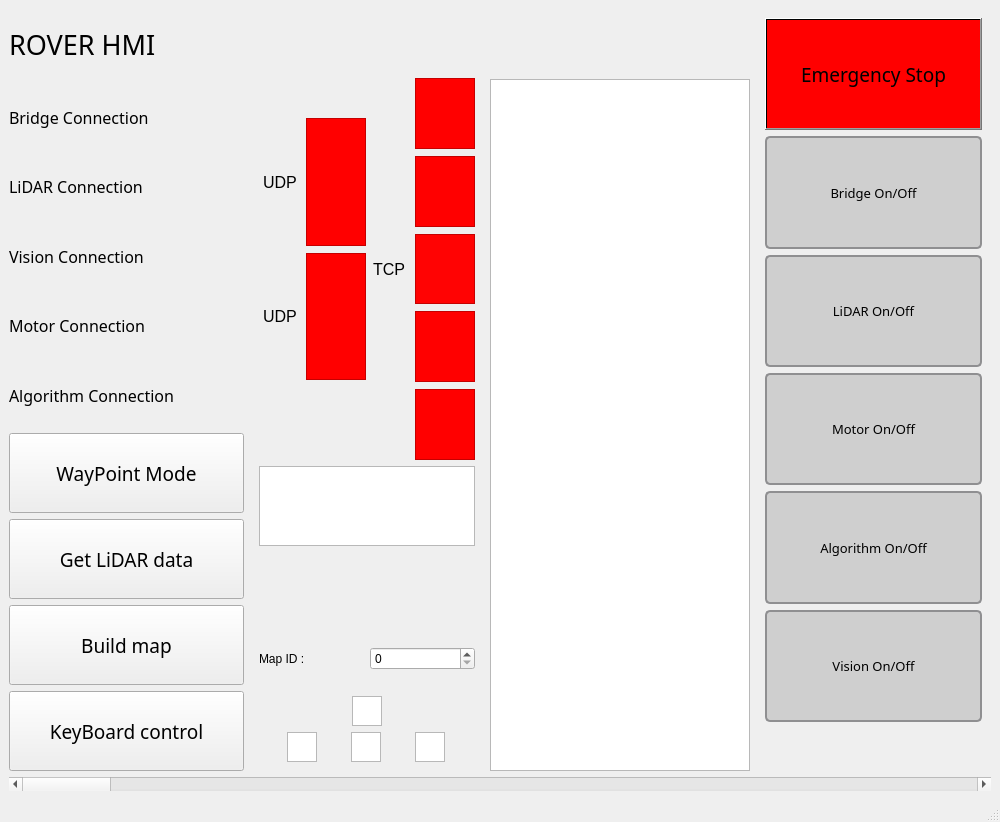
<?xml version="1.0" encoding="UTF-8"?>
<ui version="4.0">
 <class>MainWindow</class>
 <widget class="QMainWindow" name="MainWindow">
  <property name="geometry">
   <rect>
    <x>0</x>
    <y>0</y>
    <width>1000</width>
    <height>800</height>
   </rect>
  </property>
  <property name="maximumSize">
   <size>
    <width>1000</width>
    <height>800</height>
   </size>
  </property>
  <property name="windowTitle">
   <string>MainWindow</string>
  </property>
  <widget class="QWidget" name="centralwidget">
   <property name="sizePolicy">
    <sizepolicy hsizetype="Minimum" vsizetype="Minimum">
     <horstretch>0</horstretch>
     <verstretch>0</verstretch>
    </sizepolicy>
   </property>
   <property name="maximumSize">
    <size>
     <width>1000</width>
     <height>800</height>
    </size>
   </property>
   <layout class="QHBoxLayout" name="horizontalLayout_7">
    <item>
     <layout class="QVBoxLayout" name="verticalLayout_13">
      <item>
       <layout class="QHBoxLayout" name="horizontalLayout_9">
        <item>
         <layout class="QVBoxLayout" name="verticalLayout_6">
          <item>
           <widget class="QLabel" name="Title">
            <property name="sizePolicy">
             <sizepolicy hsizetype="Preferred" vsizetype="Fixed">
              <horstretch>0</horstretch>
              <verstretch>0</verstretch>
             </sizepolicy>
            </property>
            <property name="minimumSize">
             <size>
              <width>0</width>
              <height>70</height>
             </size>
            </property>
            <property name="font">
             <font>
              <family>3ds</family>
              <pointsize>20</pointsize>
             </font>
            </property>
            <property name="text">
             <string>ROVER HMI</string>
            </property>
            <property name="textFormat">
             <enum>Qt::PlainText</enum>
            </property>
            <property name="scaledContents">
             <bool>false</bool>
            </property>
           </widget>
          </item>
          <item>
           <layout class="QHBoxLayout" name="horizontalLayout_5">
            <item>
             <layout class="QGridLayout" name="gridLayout">
              <item row="0" column="0">
               <layout class="QHBoxLayout" name="horizontalLayout_3">
                <item>
                 <layout class="QHBoxLayout" name="horizontalLayout_2">
                  <item>
                   <layout class="QVBoxLayout" name="verticalLayout">
                    <item>
                     <widget class="QLabel" name="label_2">
                      <property name="sizePolicy">
                       <sizepolicy hsizetype="Preferred" vsizetype="Minimum">
                        <horstretch>0</horstretch>
                        <verstretch>0</verstretch>
                       </sizepolicy>
                      </property>
                      <property name="minimumSize">
                       <size>
                        <width>0</width>
                        <height>30</height>
                       </size>
                      </property>
                      <property name="font">
                       <font>
                        <family>3ds</family>
                        <pointsize>12</pointsize>
                       </font>
                      </property>
                      <property name="text">
                       <string>Bridge Connection</string>
                      </property>
                     </widget>
                    </item>
                    <item>
                     <widget class="QLabel" name="label_3">
                      <property name="sizePolicy">
                       <sizepolicy hsizetype="Preferred" vsizetype="Minimum">
                        <horstretch>0</horstretch>
                        <verstretch>0</verstretch>
                       </sizepolicy>
                      </property>
                      <property name="minimumSize">
                       <size>
                        <width>0</width>
                        <height>30</height>
                       </size>
                      </property>
                      <property name="font">
                       <font>
                        <family>3ds</family>
                        <pointsize>12</pointsize>
                       </font>
                      </property>
                      <property name="text">
                       <string>LiDAR Connection</string>
                      </property>
                     </widget>
                    </item>
                    <item>
                     <widget class="QLabel" name="label_4">
                      <property name="sizePolicy">
                       <sizepolicy hsizetype="Preferred" vsizetype="Minimum">
                        <horstretch>0</horstretch>
                        <verstretch>0</verstretch>
                       </sizepolicy>
                      </property>
                      <property name="minimumSize">
                       <size>
                        <width>0</width>
                        <height>30</height>
                       </size>
                      </property>
                      <property name="font">
                       <font>
                        <family>3ds</family>
                        <pointsize>12</pointsize>
                       </font>
                      </property>
                      <property name="text">
                       <string>Vision Connection</string>
                      </property>
                     </widget>
                    </item>
                    <item>
                     <widget class="QLabel" name="label_5">
                      <property name="sizePolicy">
                       <sizepolicy hsizetype="Preferred" vsizetype="Minimum">
                        <horstretch>0</horstretch>
                        <verstretch>0</verstretch>
                       </sizepolicy>
                      </property>
                      <property name="minimumSize">
                       <size>
                        <width>0</width>
                        <height>30</height>
                       </size>
                      </property>
                      <property name="font">
                       <font>
                        <family>3ds</family>
                        <pointsize>12</pointsize>
                       </font>
                      </property>
                      <property name="text">
                       <string>Motor Connection</string>
                      </property>
                     </widget>
                    </item>
                    <item>
                     <widget class="QLabel" name="label_6">
                      <property name="sizePolicy">
                       <sizepolicy hsizetype="Preferred" vsizetype="Minimum">
                        <horstretch>0</horstretch>
                        <verstretch>0</verstretch>
                       </sizepolicy>
                      </property>
                      <property name="minimumSize">
                       <size>
                        <width>0</width>
                        <height>30</height>
                       </size>
                      </property>
                      <property name="font">
                       <font>
                        <family>3ds</family>
                        <pointsize>12</pointsize>
                       </font>
                      </property>
                      <property name="text">
                       <string>Algorithm Connection</string>
                      </property>
                     </widget>
                    </item>
                   </layout>
                  </item>
                 </layout>
                </item>
               </layout>
              </item>
             </layout>
            </item>
           </layout>
          </item>
          <item>
           <widget class="QPushButton" name="WayPointModeBtn">
            <property name="sizePolicy">
             <sizepolicy hsizetype="Preferred" vsizetype="Maximum">
              <horstretch>0</horstretch>
              <verstretch>0</verstretch>
             </sizepolicy>
            </property>
            <property name="minimumSize">
             <size>
              <width>0</width>
              <height>80</height>
             </size>
            </property>
            <property name="font">
             <font>
              <family>3ds</family>
              <pointsize>14</pointsize>
             </font>
            </property>
            <property name="text">
             <string>WayPoint Mode</string>
            </property>
           </widget>
          </item>
          <item>
           <widget class="QPushButton" name="GetLidarDataBtn">
            <property name="sizePolicy">
             <sizepolicy hsizetype="Minimum" vsizetype="Fixed">
              <horstretch>0</horstretch>
              <verstretch>0</verstretch>
             </sizepolicy>
            </property>
            <property name="minimumSize">
             <size>
              <width>0</width>
              <height>80</height>
             </size>
            </property>
            <property name="font">
             <font>
              <family>3ds</family>
              <pointsize>14</pointsize>
             </font>
            </property>
            <property name="text">
             <string>Get LiDAR data</string>
            </property>
           </widget>
          </item>
          <item>
           <widget class="QPushButton" name="BuildMapBtn">
            <property name="sizePolicy">
             <sizepolicy hsizetype="Minimum" vsizetype="Fixed">
              <horstretch>0</horstretch>
              <verstretch>0</verstretch>
             </sizepolicy>
            </property>
            <property name="minimumSize">
             <size>
              <width>0</width>
              <height>80</height>
             </size>
            </property>
            <property name="font">
             <font>
              <family>3ds</family>
              <pointsize>14</pointsize>
             </font>
            </property>
            <property name="text">
             <string>Build map</string>
            </property>
           </widget>
          </item>
          <item>
           <widget class="QPushButton" name="KeyboardControlBtn">
            <property name="sizePolicy">
             <sizepolicy hsizetype="Minimum" vsizetype="Fixed">
              <horstretch>0</horstretch>
              <verstretch>0</verstretch>
             </sizepolicy>
            </property>
            <property name="minimumSize">
             <size>
              <width>0</width>
              <height>80</height>
             </size>
            </property>
            <property name="font">
             <font>
              <family>3ds</family>
              <pointsize>14</pointsize>
             </font>
            </property>
            <property name="text">
             <string>KeyBoard control</string>
            </property>
           </widget>
          </item>
         </layout>
        </item>
        <item>
         <widget class="QWidget" name="verticalWidget_4" native="true">
          <property name="sizePolicy">
           <sizepolicy hsizetype="Ignored" vsizetype="Preferred">
            <horstretch>0</horstretch>
            <verstretch>0</verstretch>
           </sizepolicy>
          </property>
          <property name="minimumSize">
           <size>
            <width>100</width>
            <height>0</height>
           </size>
          </property>
          <layout class="QVBoxLayout" name="verticalLayout_9">
           <item>
            <spacer name="verticalSpacer">
             <property name="orientation">
              <enum>Qt::Vertical</enum>
             </property>
             <property name="sizeType">
              <enum>QSizePolicy::Fixed</enum>
             </property>
             <property name="sizeHint" stdset="0">
              <size>
               <width>20</width>
               <height>60</height>
              </size>
             </property>
            </spacer>
           </item>
           <item>
            <layout class="QVBoxLayout" name="verticalLayout_3">
             <property name="spacing">
              <number>7</number>
             </property>
             <property name="leftMargin">
              <number>4</number>
             </property>
             <item>
              <layout class="QHBoxLayout" name="horizontalLayout_12">
               <item>
                <layout class="QVBoxLayout" name="verticalLayout_2">
                 <item>
                  <spacer name="verticalSpacer_3">
                   <property name="orientation">
                    <enum>Qt::Vertical</enum>
                   </property>
                   <property name="sizeType">
                    <enum>QSizePolicy::Ignored</enum>
                   </property>
                   <property name="sizeHint" stdset="0">
                    <size>
                     <width>20</width>
                     <height>40</height>
                    </size>
                   </property>
                  </spacer>
                 </item>
                 <item>
                  <widget class="QLabel" name="label_9">
                   <property name="font">
                    <font>
                     <family>Arial</family>
                     <pointsize>12</pointsize>
                    </font>
                   </property>
                   <property name="text">
                    <string>UDP</string>
                   </property>
                  </widget>
                 </item>
                 <item>
                  <widget class="QLabel" name="label_7">
                   <property name="font">
                    <font>
                     <family>Arial</family>
                     <pointsize>12</pointsize>
                    </font>
                   </property>
                   <property name="text">
                    <string>UDP</string>
                   </property>
                  </widget>
                 </item>
                 <item>
                  <spacer name="verticalSpacer_5">
                   <property name="orientation">
                    <enum>Qt::Vertical</enum>
                   </property>
                   <property name="sizeType">
                    <enum>QSizePolicy::Ignored</enum>
                   </property>
                   <property name="sizeHint" stdset="0">
                    <size>
                     <width>20</width>
                     <height>40</height>
                    </size>
                   </property>
                  </spacer>
                 </item>
                 <item>
                  <spacer name="verticalSpacer_4">
                   <property name="orientation">
                    <enum>Qt::Vertical</enum>
                   </property>
                   <property name="sizeType">
                    <enum>QSizePolicy::Ignored</enum>
                   </property>
                   <property name="sizeHint" stdset="0">
                    <size>
                     <width>20</width>
                     <height>40</height>
                    </size>
                   </property>
                  </spacer>
                 </item>
                </layout>
               </item>
               <item>
                <layout class="QHBoxLayout" name="horizontalLayout_4">
                 <item>
                  <layout class="QVBoxLayout" name="verticalLayout_5">
                   <item>
                    <spacer name="verticalSpacer_6">
                     <property name="orientation">
                      <enum>Qt::Vertical</enum>
                     </property>
                     <property name="sizeType">
                      <enum>QSizePolicy::Ignored</enum>
                     </property>
                     <property name="sizeHint" stdset="0">
                      <size>
                       <width>20</width>
                       <height>40</height>
                      </size>
                     </property>
                    </spacer>
                   </item>
                   <item>
                    <widget class="QGraphicsView" name="LidarConnectionView_TCP">
                     <property name="sizePolicy">
                      <sizepolicy hsizetype="Ignored" vsizetype="Ignored">
                       <horstretch>0</horstretch>
                       <verstretch>0</verstretch>
                      </sizepolicy>
                     </property>
                     <property name="minimumSize">
                      <size>
                       <width>60</width>
                       <height>0</height>
                      </size>
                     </property>
                     <property name="styleSheet">
                      <string notr="true">background-color: rgb(255, 0, 0);</string>
                     </property>
                    </widget>
                   </item>
                   <item>
                    <widget class="QGraphicsView" name="VisionView_TCP">
                     <property name="sizePolicy">
                      <sizepolicy hsizetype="Ignored" vsizetype="Ignored">
                       <horstretch>0</horstretch>
                       <verstretch>0</verstretch>
                      </sizepolicy>
                     </property>
                     <property name="minimumSize">
                      <size>
                       <width>60</width>
                       <height>0</height>
                      </size>
                     </property>
                     <property name="styleSheet">
                      <string notr="true">background-color: rgb(255, 0, 0);</string>
                     </property>
                    </widget>
                   </item>
                   <item>
                    <spacer name="verticalSpacer_9">
                     <property name="orientation">
                      <enum>Qt::Vertical</enum>
                     </property>
                     <property name="sizeType">
                      <enum>QSizePolicy::Ignored</enum>
                     </property>
                     <property name="sizeHint" stdset="0">
                      <size>
                       <width>20</width>
                       <height>40</height>
                      </size>
                     </property>
                    </spacer>
                   </item>
                   <item>
                    <spacer name="verticalSpacer_7">
                     <property name="orientation">
                      <enum>Qt::Vertical</enum>
                     </property>
                     <property name="sizeType">
                      <enum>QSizePolicy::Preferred</enum>
                     </property>
                     <property name="sizeHint" stdset="0">
                      <size>
                       <width>20</width>
                       <height>40</height>
                      </size>
                     </property>
                    </spacer>
                   </item>
                  </layout>
                 </item>
                </layout>
               </item>
               <item>
                <layout class="QVBoxLayout" name="verticalLayout_4">
                 <item>
                  <widget class="QLabel" name="label_8">
                   <property name="sizePolicy">
                    <sizepolicy hsizetype="Minimum" vsizetype="Preferred">
                     <horstretch>0</horstretch>
                     <verstretch>0</verstretch>
                    </sizepolicy>
                   </property>
                   <property name="minimumSize">
                    <size>
                     <width>0</width>
                     <height>0</height>
                    </size>
                   </property>
                   <property name="font">
                    <font>
                     <family>Arial</family>
                     <pointsize>12</pointsize>
                    </font>
                   </property>
                   <property name="text">
                    <string>TCP</string>
                   </property>
                  </widget>
                 </item>
                </layout>
               </item>
               <item>
                <layout class="QVBoxLayout" name="verticalLayout_11">
                 <item>
                  <widget class="QGraphicsView" name="LidarConnectionView_UDP">
                   <property name="sizePolicy">
                    <sizepolicy hsizetype="Ignored" vsizetype="Preferred">
                     <horstretch>0</horstretch>
                     <verstretch>0</verstretch>
                    </sizepolicy>
                   </property>
                   <property name="minimumSize">
                    <size>
                     <width>60</width>
                     <height>0</height>
                    </size>
                   </property>
                   <property name="styleSheet">
                    <string notr="true">background-color: rgb(255, 0, 0);</string>
                   </property>
                  </widget>
                 </item>
                 <item>
                  <widget class="QGraphicsView" name="VisionView_UDP">
                   <property name="sizePolicy">
                    <sizepolicy hsizetype="Ignored" vsizetype="Preferred">
                     <horstretch>0</horstretch>
                     <verstretch>0</verstretch>
                    </sizepolicy>
                   </property>
                   <property name="minimumSize">
                    <size>
                     <width>60</width>
                     <height>0</height>
                    </size>
                   </property>
                   <property name="styleSheet">
                    <string notr="true">background-color: rgb(255, 0, 0);</string>
                   </property>
                  </widget>
                 </item>
                 <item>
                  <widget class="QGraphicsView" name="BridgeConnectionView">
                   <property name="sizePolicy">
                    <sizepolicy hsizetype="Ignored" vsizetype="Preferred">
                     <horstretch>0</horstretch>
                     <verstretch>0</verstretch>
                    </sizepolicy>
                   </property>
                   <property name="minimumSize">
                    <size>
                     <width>60</width>
                     <height>0</height>
                    </size>
                   </property>
                   <property name="styleSheet">
                    <string notr="true">background-color: rgb(255, 3, 3);</string>
                   </property>
                  </widget>
                 </item>
                 <item>
                  <widget class="QGraphicsView" name="MotorView">
                   <property name="sizePolicy">
                    <sizepolicy hsizetype="Ignored" vsizetype="Preferred">
                     <horstretch>0</horstretch>
                     <verstretch>0</verstretch>
                    </sizepolicy>
                   </property>
                   <property name="minimumSize">
                    <size>
                     <width>60</width>
                     <height>0</height>
                    </size>
                   </property>
                   <property name="styleSheet">
                    <string notr="true">background-color: rgb(255, 0, 0);</string>
                   </property>
                  </widget>
                 </item>
                 <item>
                  <widget class="QGraphicsView" name="AlgorithmView">
                   <property name="sizePolicy">
                    <sizepolicy hsizetype="Ignored" vsizetype="Preferred">
                     <horstretch>0</horstretch>
                     <verstretch>0</verstretch>
                    </sizepolicy>
                   </property>
                   <property name="minimumSize">
                    <size>
                     <width>60</width>
                     <height>0</height>
                    </size>
                   </property>
                   <property name="styleSheet">
                    <string notr="true">background-color: rgb(255, 0, 0);</string>
                   </property>
                  </widget>
                 </item>
                </layout>
               </item>
              </layout>
             </item>
            </layout>
           </item>
           <item>
            <widget class="QListView" name="WayPointList">
             <property name="sizePolicy">
              <sizepolicy hsizetype="Ignored" vsizetype="Fixed">
               <horstretch>0</horstretch>
               <verstretch>0</verstretch>
              </sizepolicy>
             </property>
             <property name="minimumSize">
              <size>
               <width>0</width>
               <height>80</height>
              </size>
             </property>
            </widget>
           </item>
           <item>
            <spacer name="verticalSpacer_2">
             <property name="orientation">
              <enum>Qt::Vertical</enum>
             </property>
             <property name="sizeType">
              <enum>QSizePolicy::Fixed</enum>
             </property>
             <property name="sizeHint" stdset="0">
              <size>
               <width>20</width>
               <height>95</height>
              </size>
             </property>
            </spacer>
           </item>
           <item>
            <layout class="QHBoxLayout" name="horizontalLayout_10">
             <item>
              <widget class="QLabel" name="label">
               <property name="sizePolicy">
                <sizepolicy hsizetype="Ignored" vsizetype="Preferred">
                 <horstretch>0</horstretch>
                 <verstretch>0</verstretch>
                </sizepolicy>
               </property>
               <property name="text">
                <string>Map ID :</string>
               </property>
              </widget>
             </item>
             <item>
              <widget class="QSpinBox" name="spinBox">
               <property name="sizePolicy">
                <sizepolicy hsizetype="Ignored" vsizetype="Fixed">
                 <horstretch>0</horstretch>
                 <verstretch>0</verstretch>
                </sizepolicy>
               </property>
              </widget>
             </item>
            </layout>
           </item>
           <item>
            <spacer name="verticalSpacer_8">
             <property name="orientation">
              <enum>Qt::Vertical</enum>
             </property>
             <property name="sizeType">
              <enum>QSizePolicy::MinimumExpanding</enum>
             </property>
             <property name="sizeHint" stdset="0">
              <size>
               <width>20</width>
               <height>20</height>
              </size>
             </property>
            </spacer>
           </item>
           <item>
            <layout class="QVBoxLayout" name="verticalLayout_10">
             <item>
              <layout class="QHBoxLayout" name="horizontalLayout_11">
               <item>
                <widget class="QGraphicsView" name="Key_up">
                 <property name="sizePolicy">
                  <sizepolicy hsizetype="Ignored" vsizetype="Fixed">
                   <horstretch>0</horstretch>
                   <verstretch>0</verstretch>
                  </sizepolicy>
                 </property>
                 <property name="minimumSize">
                  <size>
                   <width>30</width>
                   <height>30</height>
                  </size>
                 </property>
                 <property name="maximumSize">
                  <size>
                   <width>30</width>
                   <height>30</height>
                  </size>
                 </property>
                 <property name="styleSheet">
                  <string notr="true"/>
                 </property>
                </widget>
               </item>
              </layout>
             </item>
             <item>
              <layout class="QHBoxLayout" name="horizontalLayout_8">
               <item>
                <widget class="QGraphicsView" name="Key_left">
                 <property name="sizePolicy">
                  <sizepolicy hsizetype="Ignored" vsizetype="Fixed">
                   <horstretch>0</horstretch>
                   <verstretch>0</verstretch>
                  </sizepolicy>
                 </property>
                 <property name="maximumSize">
                  <size>
                   <width>30</width>
                   <height>30</height>
                  </size>
                 </property>
                 <property name="styleSheet">
                  <string notr="true"/>
                 </property>
                </widget>
               </item>
               <item>
                <widget class="QGraphicsView" name="Key_down">
                 <property name="sizePolicy">
                  <sizepolicy hsizetype="Ignored" vsizetype="Fixed">
                   <horstretch>0</horstretch>
                   <verstretch>0</verstretch>
                  </sizepolicy>
                 </property>
                 <property name="maximumSize">
                  <size>
                   <width>30</width>
                   <height>30</height>
                  </size>
                 </property>
                 <property name="styleSheet">
                  <string notr="true"/>
                 </property>
                </widget>
               </item>
               <item>
                <widget class="QGraphicsView" name="Key_right">
                 <property name="sizePolicy">
                  <sizepolicy hsizetype="Ignored" vsizetype="Fixed">
                   <horstretch>0</horstretch>
                   <verstretch>0</verstretch>
                  </sizepolicy>
                 </property>
                 <property name="maximumSize">
                  <size>
                   <width>30</width>
                   <height>30</height>
                  </size>
                 </property>
                 <property name="styleSheet">
                  <string notr="true"/>
                 </property>
                </widget>
               </item>
              </layout>
             </item>
            </layout>
           </item>
           <item>
            <layout class="QVBoxLayout" name="verticalLayout_8"/>
           </item>
          </layout>
         </widget>
        </item>
        <item>
         <layout class="QVBoxLayout" name="verticalLayout_12">
          <item>
           <spacer name="verticalSpacer_11">
            <property name="orientation">
             <enum>Qt::Vertical</enum>
            </property>
            <property name="sizeType">
             <enum>QSizePolicy::Maximum</enum>
            </property>
            <property name="sizeHint" stdset="0">
             <size>
              <width>20</width>
              <height>70</height>
             </size>
            </property>
           </spacer>
          </item>
          <item>
           <widget class="QTextEdit" name="console_1">
            <property name="sizePolicy">
             <sizepolicy hsizetype="Fixed" vsizetype="Minimum">
              <horstretch>0</horstretch>
              <verstretch>0</verstretch>
             </sizepolicy>
            </property>
            <property name="minimumSize">
             <size>
              <width>260</width>
              <height>0</height>
             </size>
            </property>
           </widget>
          </item>
         </layout>
        </item>
        <item>
         <widget class="QWidget" name="verticalWidget_2" native="true">
          <layout class="QVBoxLayout" name="verticalLayout_7">
           <property name="sizeConstraint">
            <enum>QLayout::SetDefaultConstraint</enum>
           </property>
           <item>
            <widget class="QPushButton" name="EmergencyStopBtn">
             <property name="sizePolicy">
              <sizepolicy hsizetype="Minimum" vsizetype="Ignored">
               <horstretch>0</horstretch>
               <verstretch>0</verstretch>
              </sizepolicy>
             </property>
             <property name="font">
              <font>
               <family>3ds</family>
               <pointsize>14</pointsize>
              </font>
             </property>
             <property name="mouseTracking">
              <bool>false</bool>
             </property>
             <property name="autoFillBackground">
              <bool>false</bool>
             </property>
             <property name="styleSheet">
              <string notr="true">background-color: qlineargradient(spread:pad, x1:0, y1:0, x2:1, y2:0.011, stop:1 rgba(255, 0, 0, 255));</string>
             </property>
             <property name="text">
              <string>Emergency Stop</string>
             </property>
            </widget>
           </item>
           <item>
            <widget class="QPushButton" name="BridgeOnOffBtn">
             <property name="sizePolicy">
              <sizepolicy hsizetype="Minimum" vsizetype="Ignored">
               <horstretch>0</horstretch>
               <verstretch>0</verstretch>
              </sizepolicy>
             </property>
             <property name="font">
              <font>
               <family>3ds</family>
               <pointsize>10</pointsize>
              </font>
             </property>
             <property name="styleSheet">
              <string notr="true">border: 2px solid #8f8f91;border-radius: 5px;background-color:#cfcfcf</string>
             </property>
             <property name="text">
              <string>Bridge On/Off</string>
             </property>
            </widget>
           </item>
           <item>
            <widget class="QPushButton" name="LidarOnOffBtn">
             <property name="sizePolicy">
              <sizepolicy hsizetype="Minimum" vsizetype="Ignored">
               <horstretch>0</horstretch>
               <verstretch>0</verstretch>
              </sizepolicy>
             </property>
             <property name="font">
              <font>
               <family>3ds</family>
               <pointsize>10</pointsize>
              </font>
             </property>
             <property name="styleSheet">
              <string notr="true">border: 2px solid #8f8f91;border-radius: 5px;background-color:#cfcfcf</string>
             </property>
             <property name="text">
              <string>LiDAR On/Off</string>
             </property>
            </widget>
           </item>
           <item>
            <widget class="QPushButton" name="MotorOnOffBtn">
             <property name="sizePolicy">
              <sizepolicy hsizetype="Minimum" vsizetype="Ignored">
               <horstretch>0</horstretch>
               <verstretch>0</verstretch>
              </sizepolicy>
             </property>
             <property name="font">
              <font>
               <family>3ds</family>
               <pointsize>10</pointsize>
              </font>
             </property>
             <property name="styleSheet">
              <string notr="true">border: 2px solid #8f8f91;border-radius: 5px;background-color:#cfcfcf</string>
             </property>
             <property name="text">
              <string>Motor On/Off</string>
             </property>
            </widget>
           </item>
           <item>
            <widget class="QPushButton" name="AlgorithmOnOffBtn">
             <property name="sizePolicy">
              <sizepolicy hsizetype="Minimum" vsizetype="Ignored">
               <horstretch>0</horstretch>
               <verstretch>0</verstretch>
              </sizepolicy>
             </property>
             <property name="font">
              <font>
               <family>3ds</family>
               <pointsize>10</pointsize>
              </font>
             </property>
             <property name="styleSheet">
              <string notr="true">border: 2px solid #8f8f91;border-radius: 5px;background-color:#cfcfcf</string>
             </property>
             <property name="text">
              <string>Algorithm On/Off</string>
             </property>
             <property name="autoDefault">
              <bool>false</bool>
             </property>
            </widget>
           </item>
           <item>
            <widget class="QPushButton" name="VisionOnOffBtn">
             <property name="sizePolicy">
              <sizepolicy hsizetype="Minimum" vsizetype="Ignored">
               <horstretch>0</horstretch>
               <verstretch>0</verstretch>
              </sizepolicy>
             </property>
             <property name="font">
              <font>
               <family>3ds</family>
               <pointsize>10</pointsize>
              </font>
             </property>
             <property name="styleSheet">
              <string notr="true">border: 2px solid #8f8f91;border-radius: 5px;background-color:#cfcfcf</string>
             </property>
             <property name="text">
              <string>Vision On/Off</string>
             </property>
            </widget>
           </item>
           <item>
            <spacer name="verticalSpacer_10">
             <property name="orientation">
              <enum>Qt::Vertical</enum>
             </property>
             <property name="sizeType">
              <enum>QSizePolicy::Ignored</enum>
             </property>
             <property name="sizeHint" stdset="0">
              <size>
               <width>20</width>
               <height>40</height>
              </size>
             </property>
            </spacer>
           </item>
          </layout>
         </widget>
        </item>
       </layout>
      </item>
      <item>
       <widget class="QScrollBar" name="horizontalScrollBar">
        <property name="orientation">
         <enum>Qt::Horizontal</enum>
        </property>
       </widget>
      </item>
     </layout>
    </item>
   </layout>
  </widget>
  <widget class="QMenuBar" name="menubar">
   <property name="geometry">
    <rect>
     <x>0</x>
     <y>0</y>
     <width>1000</width>
     <height>25</height>
    </rect>
   </property>
  </widget>
  <widget class="QStatusBar" name="statusbar"/>
 </widget>
 <resources/>
 <connections/>
</ui>
